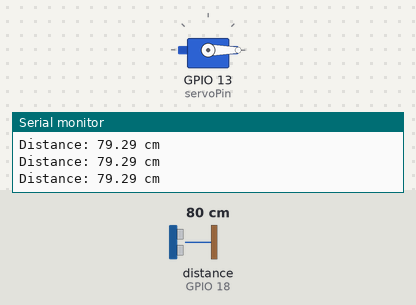
This sketch was run on a simulated ESP32. On the bench: servo, the last lines printed to the serial monitor. Wiring (inferred from the names in the program): ultrasonic range finder: trigger GPIO 5; echo GPIO 18. Inputs (shaded band) come from the test bench; at power-on: distance to the obstacle (sensor on GPIO 18) 80 cm. The echo pulse lasts 58.3 µs per cm.

Above: at 1.2 s.
1.3 s: distance to the obstacle (sensor on GPIO 18) set to 22 cm
2.8 s: distance to the obstacle (sensor on GPIO 18) set to 18 cm
At 3.4 s:
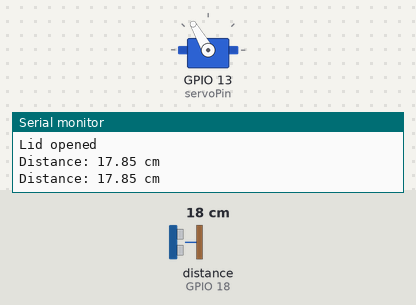
Timing chart, 0 to 5.8 s (numbered marks = the images above; inputs shaded):
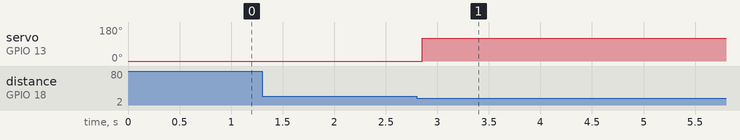

Measured:
- the behaviour switches between 21 and 20 cm on distance to the obstacle (sensor on GPIO 18) (found by bisection; images 0 and 1)
- after the input at 2.8 s, servo on GPIO 13 (servoPin): 0° → 120° after 0.05 s

The sketch:

esp_test_1.ino
```cpp
 #include <Servo.h>

// Pin definitions
const int trigPin = 5;     // GPIO5
const int echoPin = 18;    // GPIO18
const int servoPin = 13;   // GPIO13

Servo lidServo;

bool lidOpen = false;
unsigned long lastDetectionTime = 0;

void setup() {
  Serial.begin(115200);
  pinMode(trigPin, OUTPUT);
  pinMode(echoPin, INPUT);

  lidServo.attach(servoPin);
  lidServo.write(0); // Start with lid closed

  Serial.println("Smart Dustbin Initialized");
}

void loop() {
  // Trigger the ultrasonic pulse
  digitalWrite(trigPin, LOW);
  delayMicroseconds(2);
  digitalWrite(trigPin, HIGH);
  delayMicroseconds(10);
  digitalWrite(trigPin, LOW);

  // Read the echo time
  long duration = pulseIn(echoPin, HIGH, 30000); // timeout 30ms
  float distance = duration * 0.034 / 2; // in cm

  Serial.print("Distance: ");
  Serial.print(distance);
  Serial.println(" cm");

  if (distance > 0 && distance < 20) {
    lastDetectionTime = millis();
    if (!lidOpen) {
      lidServo.write(120); // Open lid
      lidOpen = true;
      Serial.println("Lid opened");
    }
  }

  if (lidOpen && (millis() - lastDetectionTime >= 4000)) {
    lidServo.write(0); // Close lid
    lidOpen = false;
    Serial.println("Lid closed");
  }

  delay(200); // Loop delay to reduce sensor overload
}
```
